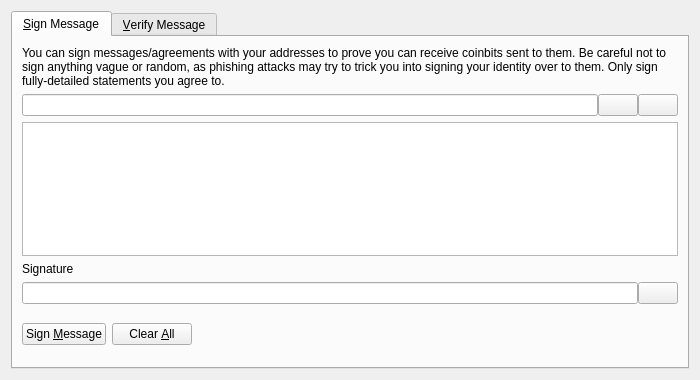
<?xml version="1.0" encoding="UTF-8"?>
<ui version="4.0">
 <class>SignVerifyMessageDialog</class>
 <widget class="QDialog" name="SignVerifyMessageDialog">
  <property name="geometry">
   <rect>
    <x>0</x>
    <y>0</y>
    <width>700</width>
    <height>380</height>
   </rect>
  </property>
  <property name="windowTitle">
   <string>Signatures - Sign / Verify a Message</string>
  </property>
  <property name="modal">
   <bool>true</bool>
  </property>
  <layout class="QVBoxLayout" name="verticalLayout">
   <item>
    <widget class="QTabWidget" name="tabWidget">
     <property name="currentIndex">
      <number>0</number>
     </property>
     <widget class="QWidget" name="tabSignMessage">
      <attribute name="title">
       <string>&amp;Sign Message</string>
      </attribute>
      <layout class="QVBoxLayout" name="verticalLayout_SM">
       <item>
        <widget class="QLabel" name="infoLabel_SM">
         <property name="text">
          <string>You can sign messages/agreements with your addresses to prove you can receive coinbits sent to them. Be careful not to sign anything vague or random, as phishing attacks may try to trick you into signing your identity over to them. Only sign fully-detailed statements you agree to.</string>
         </property>
         <property name="textFormat">
          <enum>Qt::PlainText</enum>
         </property>
         <property name="wordWrap">
          <bool>true</bool>
         </property>
        </widget>
       </item>
       <item>
        <layout class="QHBoxLayout" name="horizontalLayout_1_SM">
         <property name="spacing">
          <number>0</number>
         </property>
         <item>
          <widget class="QValidatedLineEdit" name="addressIn_SM">
           <property name="toolTip">
            <string>The Coinbit address to sign the message with</string>
           </property>
          </widget>
         </item>
         <item>
          <widget class="QPushButton" name="addressBookButton_SM">
           <property name="toolTip">
            <string>Choose previously used address</string>
           </property>
           <property name="text">
            <string/>
           </property>
           <property name="icon">
            <iconset resource="../coinbit.qrc">
             <normaloff>:/icons/address-book</normaloff>:/icons/address-book</iconset>
           </property>
           <property name="shortcut">
            <string>Alt+A</string>
           </property>
           <property name="autoDefault">
            <bool>false</bool>
           </property>
          </widget>
         </item>
         <item>
          <widget class="QPushButton" name="pasteButton_SM">
           <property name="toolTip">
            <string>Paste address from clipboard</string>
           </property>
           <property name="text">
            <string/>
           </property>
           <property name="icon">
            <iconset resource="../coinbit.qrc">
             <normaloff>:/icons/editpaste</normaloff>:/icons/editpaste</iconset>
           </property>
           <property name="shortcut">
            <string>Alt+P</string>
           </property>
           <property name="autoDefault">
            <bool>false</bool>
           </property>
          </widget>
         </item>
        </layout>
       </item>
       <item>
        <widget class="QPlainTextEdit" name="messageIn_SM">
         <property name="toolTip">
          <string>Enter the message you want to sign here</string>
         </property>
        </widget>
       </item>
       <item>
        <widget class="QLabel" name="signatureLabel_SM">
         <property name="text">
          <string>Signature</string>
         </property>
         <property name="textFormat">
          <enum>Qt::PlainText</enum>
         </property>
        </widget>
       </item>
       <item>
        <layout class="QHBoxLayout" name="horizontalLayout_2_SM">
         <property name="spacing">
          <number>0</number>
         </property>
         <item>
          <widget class="QLineEdit" name="signatureOut_SM">
           <property name="font">
            <font>
             <italic>true</italic>
            </font>
           </property>
           <property name="readOnly">
            <bool>true</bool>
           </property>
          </widget>
         </item>
         <item>
          <widget class="QPushButton" name="copySignatureButton_SM">
           <property name="toolTip">
            <string>Copy the current signature to the system clipboard</string>
           </property>
           <property name="text">
            <string/>
           </property>
           <property name="icon">
            <iconset resource="../coinbit.qrc">
             <normaloff>:/icons/editcopy</normaloff>:/icons/editcopy</iconset>
           </property>
           <property name="autoDefault">
            <bool>false</bool>
           </property>
          </widget>
         </item>
        </layout>
       </item>
       <item>
        <layout class="QHBoxLayout" name="horizontalLayout_3_SM">
         <item>
          <widget class="QPushButton" name="signMessageButton_SM">
           <property name="toolTip">
            <string>Sign the message to prove you own this Coinbit address</string>
           </property>
           <property name="text">
            <string>Sign &amp;Message</string>
           </property>
           <property name="icon">
            <iconset resource="../coinbit.qrc">
             <normaloff>:/icons/edit</normaloff>:/icons/edit</iconset>
           </property>
           <property name="autoDefault">
            <bool>false</bool>
           </property>
          </widget>
         </item>
         <item>
          <widget class="QPushButton" name="clearButton_SM">
           <property name="toolTip">
            <string>Reset all sign message fields</string>
           </property>
           <property name="text">
            <string>Clear &amp;All</string>
           </property>
           <property name="icon">
            <iconset resource="../coinbit.qrc">
             <normaloff>:/icons/remove</normaloff>:/icons/remove</iconset>
           </property>
           <property name="autoDefault">
            <bool>false</bool>
           </property>
          </widget>
         </item>
         <item>
          <spacer name="horizontalSpacer_1_SM">
           <property name="orientation">
            <enum>Qt::Horizontal</enum>
           </property>
           <property name="sizeHint" stdset="0">
            <size>
             <width>40</width>
             <height>48</height>
            </size>
           </property>
          </spacer>
         </item>
         <item>
          <widget class="QLabel" name="statusLabel_SM">
           <property name="font">
            <font>
             <weight>75</weight>
             <bold>true</bold>
            </font>
           </property>
           <property name="text">
            <string/>
           </property>
           <property name="wordWrap">
            <bool>true</bool>
           </property>
          </widget>
         </item>
         <item>
          <spacer name="horizontalSpacer_2_SM">
           <property name="orientation">
            <enum>Qt::Horizontal</enum>
           </property>
           <property name="sizeHint" stdset="0">
            <size>
             <width>40</width>
             <height>48</height>
            </size>
           </property>
          </spacer>
         </item>
        </layout>
       </item>
      </layout>
     </widget>
     <widget class="QWidget" name="tabVerifyMessage">
      <attribute name="title">
       <string>&amp;Verify Message</string>
      </attribute>
      <layout class="QVBoxLayout" name="verticalLayout_VM">
       <item>
        <widget class="QLabel" name="infoLabel_VM">
         <property name="text">
          <string>Enter the receiver's address, message (ensure you copy line breaks, spaces, tabs, etc. exactly) and signature below to verify the message. Be careful not to read more into the signature than what is in the signed message itself, to avoid being tricked by a man-in-the-middle attack. Note that this only proves the signing party receives with the address, it cannot prove sendership of any transaction!</string>
         </property>
         <property name="textFormat">
          <enum>Qt::PlainText</enum>
         </property>
         <property name="alignment">
          <set>Qt::AlignLeading|Qt::AlignLeft|Qt::AlignTop</set>
         </property>
         <property name="wordWrap">
          <bool>true</bool>
         </property>
        </widget>
       </item>
       <item>
        <layout class="QHBoxLayout" name="horizontalLayout_1_VM">
         <property name="spacing">
          <number>0</number>
         </property>
         <item>
          <widget class="QValidatedLineEdit" name="addressIn_VM">
           <property name="toolTip">
            <string>The Coinbit address the message was signed with</string>
           </property>
          </widget>
         </item>
         <item>
          <widget class="QPushButton" name="addressBookButton_VM">
           <property name="toolTip">
            <string>Choose previously used address</string>
           </property>
           <property name="text">
            <string/>
           </property>
           <property name="icon">
            <iconset resource="../coinbit.qrc">
             <normaloff>:/icons/address-book</normaloff>:/icons/address-book</iconset>
           </property>
           <property name="shortcut">
            <string>Alt+A</string>
           </property>
           <property name="autoDefault">
            <bool>false</bool>
           </property>
          </widget>
         </item>
        </layout>
       </item>
       <item>
        <widget class="QPlainTextEdit" name="messageIn_VM"/>
       </item>
       <item>
        <widget class="QValidatedLineEdit" name="signatureIn_VM"/>
       </item>
       <item>
        <layout class="QHBoxLayout" name="horizontalLayout_2_VM">
         <item>
          <widget class="QPushButton" name="verifyMessageButton_VM">
           <property name="toolTip">
            <string>Verify the message to ensure it was signed with the specified Coinbit address</string>
           </property>
           <property name="text">
            <string>Verify &amp;Message</string>
           </property>
           <property name="icon">
            <iconset resource="../coinbit.qrc">
             <normaloff>:/icons/transaction_0</normaloff>:/icons/transaction_0</iconset>
           </property>
           <property name="autoDefault">
            <bool>false</bool>
           </property>
          </widget>
         </item>
         <item>
          <widget class="QPushButton" name="clearButton_VM">
           <property name="toolTip">
            <string>Reset all verify message fields</string>
           </property>
           <property name="text">
            <string>Clear &amp;All</string>
           </property>
           <property name="icon">
            <iconset resource="../coinbit.qrc">
             <normaloff>:/icons/remove</normaloff>:/icons/remove</iconset>
           </property>
           <property name="autoDefault">
            <bool>false</bool>
           </property>
          </widget>
         </item>
         <item>
          <spacer name="horizontalSpacer_1_VM">
           <property name="orientation">
            <enum>Qt::Horizontal</enum>
           </property>
           <property name="sizeHint" stdset="0">
            <size>
             <width>40</width>
             <height>48</height>
            </size>
           </property>
          </spacer>
         </item>
         <item>
          <widget class="QLabel" name="statusLabel_VM">
           <property name="font">
            <font>
             <weight>75</weight>
             <bold>true</bold>
            </font>
           </property>
           <property name="text">
            <string/>
           </property>
           <property name="wordWrap">
            <bool>true</bool>
           </property>
          </widget>
         </item>
         <item>
          <spacer name="horizontalSpacer_2_VM">
           <property name="orientation">
            <enum>Qt::Horizontal</enum>
           </property>
           <property name="sizeHint" stdset="0">
            <size>
             <width>40</width>
             <height>48</height>
            </size>
           </property>
          </spacer>
         </item>
        </layout>
       </item>
      </layout>
     </widget>
    </widget>
   </item>
  </layout>
 </widget>
 <customwidgets>
  <customwidget>
   <class>QValidatedLineEdit</class>
   <extends>QLineEdit</extends>
   <header>qvalidatedlineedit.h</header>
  </customwidget>
 </customwidgets>
 <resources>
  <include location="../coinbit.qrc"/>
 </resources>
 <connections/>
</ui>
